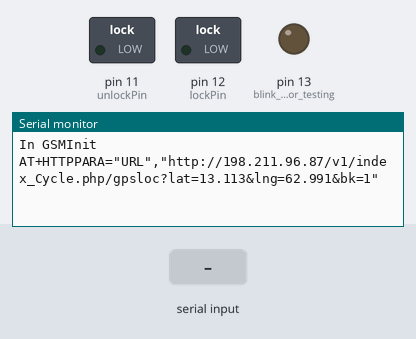
Simulated run of this sketch. Board: Arduino Uno, built with avr-gcc and run on an emulated ATmega328P. On the bench: switched loads named in the sketch (green lamp = pin HIGH), output pins drawn as LEDs (lit = HIGH), the last lines printed to the serial monitor. The test bench sets the inputs (shaded band). The modem accepts every AT command (registered, SIM ready, sends succeed) and sends nothing else.

Above: at 2.1 s.
2.2 s: "*" received over Serial
At 5.0 s:
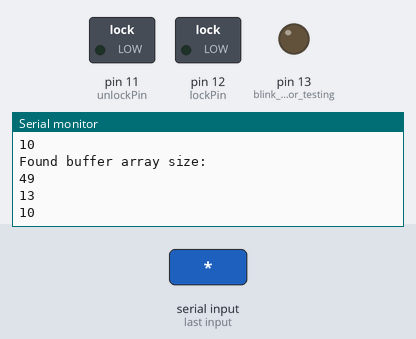
5.2 s: "unlock" received over the second serial link
At 6.2 s:
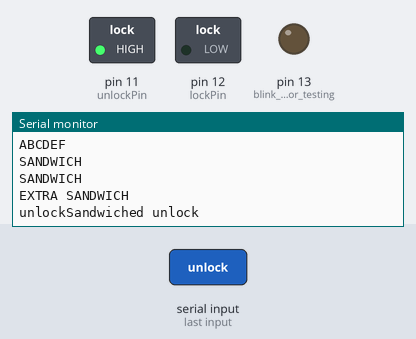
Timing chart, 0 to 8.2 s (numbered marks = the images above; inputs shaded):
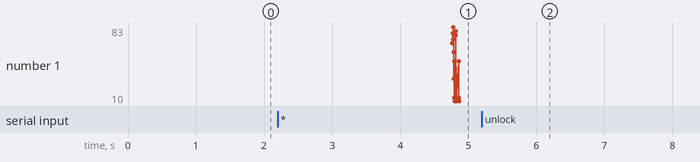

Measured:
- after the input at 2.2 s, the serial monitor: prints a new line after 2.6 s (image 1)
- after the input at 5.2 s, the serial monitor: prints a new line after 0.12 s (image 2)

The sketch:

GSM_Working.ino
```cpp
#include<SoftwareSerial.h>
#include<stdio.h>
#include<string.h>

SoftwareSerial GPRS(7,8); //Rx , Tx

int lockPin = 12;
int unlockPin = 11;
unsigned char buffer[64];
unsigned char bufferReader[64];
int count = 0;
int bufferReaderCounter = 0;
float floatLat = 12.113;
float floatLng = 61.991;

void(* resetFunc) (void) = 0; //declare reset function @ address 0

void GSMinit(){
  floatLat++;
  floatLng++;
  Serial.println("In GSMInit");
  char charLat[10];
  char charLng[10];

  char main[100];

  //temporarily holds data from vals

  //4 is mininum width, 3 is precision; float value is copied onto buff
  dtostrf(floatLat, 4, 3, charLat);
  dtostrf(floatLng, 4, 3, charLng);

   char * writeQuery = "AT+HTTPPARA=\"URL\",\"http://198.211.96.87/v1/index_Cycle.php/gpsloc?lat=";
   //char * writeQuery = "AT+HTTPPARA=\"URL\",\"http://onlinesohopathi.com/v1/index_Cycle.php/gpsloc?lat=";

   strcpy(main,writeQuery);
   strcat(main,charLat);
   strcat(main,"&lng=");
   strcat(main, charLng);
   strcat(main,"&bk=1\"\r\n");

   Serial.write(main);

    //char * writeQuery = "AT+HTTPPARA=\"URL\",\"http://198.211.96.87/v1/index_Cycle.php/gpsloc?lat=29.64&lng=11.33&bk=1\"\r\n";
   GPRS.write(main);
   delay(500);

   GPRS.write("AT+CREG?\r\n");
   delay(500);

   GPRS.write("AT+CGATT=1\r\n"); // Attach to GPRS
   delay(500);

   GPRS.write("AT+SAPBER=3,1,\"APN\",\"gpinternet\"\r\n");  // To query the GPRS context
   delay(200);

   GPRS.write("AT+SAPBR=1,1\r\n"); // Open a GPRS context
   delay(500);

   GPRS.write("AT+HTTPACTION=1\r\n");
   delay(1000);


    while(GPRS.available())
    {
      buffer[count++] = GPRS.read();
      if(count == 64) break;
    }
    //Serial.println(buffer);
    Serial.write(buffer , count);
    clearBufferArray();
    count = 0;
    Serial.write("\r\n ... ... \r\n");

  }


void setup() {

  pinMode(LED_BUILTIN, OUTPUT);//blink led for testing
  pinMode(lockPin, OUTPUT);
  pinMode(unlockPin, OUTPUT);

  // put your setup code here, to run once:
  GPRS.begin(9600);
  Serial.begin(9600);

   GPRS.write("AT\r\n");
   delay(200);

   GPRS.write("AT+HTTPINIT\r\n");
   delay(200);

   GPRS.write("AT+HTTPPARA=\"CID\",1\r\n");
   delay(500);


}

void loop() {
  // put your main code here, to run repeatedly:
   GSMinit();
  while(1){

  Serial.println("MASTER SANDWICH----------------------------------");
  count=0;
  bufferReaderCounter = 0;

  while(GPRS.available())
  {
    //Serial.println("Available --> ");
    //buffer[count++] = GPRS.read();
    //Serial.println(buffer[count-1]);
    if(GPRS.read() == '+'){
      while(GPRS.available()){
        buffer[count++] = GPRS.read();
        Serial.println(buffer[count-1]);
      }
    }
    else{
      continue;
    }
    if(count == 64) break;
  }


  char *p;
  p = strtok(buffer, ",");
  p = strtok(NULL, ",");
  p = strtok(NULL, ",");


  if(buffer[0] != NULL){
    //int i;
    //sscanf(p, "%d", &i);
    Serial.print("Found buffer array size:  ");
    //Serial.println(i);
    GPRS.flush();

    char * readContent = "AT+HTTPREAD=0,";
    strcat(p, "\r\n");
    strcat(readContent, p);
    Serial.print("Before write");
    GPRS.write(readContent);
    delay(500);


    char flag = 'f';
    while(flag == 'f' && !GPRS.available()){

    }
    flag = 't';

    char temp[20];
    char newTemp[33];
    int ntemp = 0;
    int itemp = 0;
    while(GPRS.available()){
      char rr = GPRS.read();
      if(rr >= 'a' && rr <= 'z'){
        newTemp[ntemp++] = rr;
      }
    }


    newTemp[ntemp] = '\0';
    temp[itemp] = '\0';
    bufferReader[bufferReaderCounter] = '\0';

   Serial.println("DEF");
    Serial.write(bufferReader,bufferReaderCounter);
    Serial.println("DEF");
    char* pch = strstr(bufferReader,"unlock"); // find "unlock" inside bufferReader


    if( strstr(bufferReader,"unlock") != NULL){
      Serial.println("Got unlock inside bufferedReader ");
      digitalWrite(LED_BUILTIN, HIGH);   // turn the LED on (HIGH is the voltage level)
      delay(1000);                       // wait for a second
      digitalWrite(LED_BUILTIN, LOW);    // turn the LED off by making the voltage LOW
      delay(1000);                       // wait for a second
    }

   Serial.println("ABCDEF");
   Serial.write(bufferReader,bufferReaderCounter);
   Serial.println("ABCDEF");
   Serial.println(temp);
   Serial.println("ABCDEF");
   if(temp[0] == 'u'){
    Serial.println("Unlock hoiseeeeeeee");
   }else if(temp[0] == 'l'){
    Serial.println("Lock hoiseeeeeeee");
   }else if(temp[0] == 'n'){
    Serial.println("No changed hoiseeeeeeee");
   }
   Serial.println("ABCDEF");

   Serial.println("SANDWICH");
   if(strcmp(temp, "unlock") == 0){
    Serial.println("Sandwiched unlock");
    digitalWrite(unlockPin, HIGH);
    digitalWrite(lockPin, LOW);

   }else if(strcmp(temp, "lock") == 0){
    Serial.println("Sandwiched lock");

    digitalWrite(unlockPin, LOW);
    digitalWrite(lockPin, HIGH);


   }else if(strcmp(temp, "nock") == 0){
    Serial.println("Sandwiched nock");
   }
   Serial.println("SANDWICH");


   Serial.println("EXTRA SANDWICH");
   Serial.write(newTemp, ntemp);
   if(strcmp(newTemp, "unlock") == 0){
    Serial.println("Sandwiched unlock");
    digitalWrite(unlockPin, HIGH);
    digitalWrite(lockPin, LOW);
    break;

   }else if(strcmp(newTemp, "lock") == 0){
    Serial.println("Sandwiched lock");

    digitalWrite(unlockPin, LOW);
    digitalWrite(lockPin, HIGH);
    break;

   }else if(strcmp(newTemp, "nock") == 0){
    Serial.println("Sandwiched nock");
    break;
   }
   Serial.println("EXTRA SANDWICH");

    Serial.println("-----T ");
    Serial.println("A----");
    //clearBufferReaderArray();
    //bufferReaderCounter = 0;

  }
  Serial.write(buffer , count);
//  Serial.println(i);
  clearBufferArray();
  count = 0;

  if(Serial.available()){
   //Serial.println("Got data...");
   byte b = Serial.read();
   if( b == '*')
      GPRS.write(0x1a);
   else
      GPRS.write(b);
   }

    Serial.println("MASTER SANDWICH END----------THE END :( --------------------------------");
  }

  delay(6000);
  resetFunc();
}

void clearBufferArray()
{
  for(int i = 0; i< count ; i++)
  {
    buffer[i] = NULL;

  }

}


void clearBufferReaderArray()
{
  for(int i = 0; i< bufferReaderCounter ; i++)
  {
    bufferReader[i] = NULL;

  }

}
```
